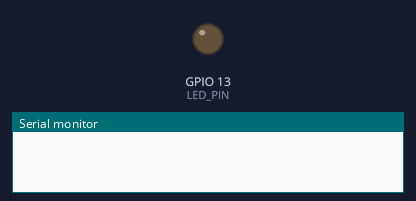
The program below on a simulated ESP32. Shown: output pins drawn as LEDs (lit = HIGH), the last lines printed to the serial monitor. WiFi joins after 1.5 s; servers stay silent unless stated; EEPROM starts erased; not simulated (calls return 0 or success): secrets.h.

Above: at 0.0 s.
At 1.1 s:
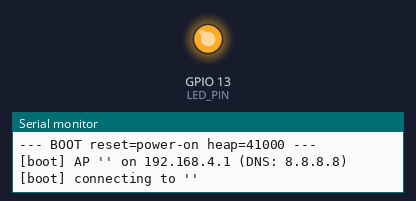
Timing chart, 0 to 3.5 s (numbered marks = the images above):
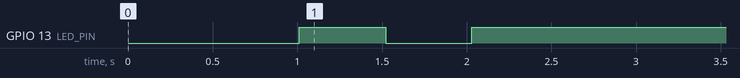

The program:

main.cpp
```cpp
/*
 * WiFi NAT Repeater for ESP32 (Arduino-ESP32 v3.x API)
 *
 * Connects to upstream router as STA, creates a local AP,
 * and forwards traffic using built-in NAPT.
 * Includes ArduinoOTA for remote firmware updates.
 *
 * Status LED (pin 13 on HUZZAH32):
 *   Blinking = trying to connect to upstream
 *   Solid    = connected and repeating
 */
#include <Arduino.h>
#include <WiFi.h>
#include <esp_wifi.h>
#include <esp_system.h>
#include <ArduinoOTA.h>
#include <Preferences.h>

// WiFi credentials live in secrets.h (gitignored) — see secrets.h.example
#include "secrets.h"

static const int LED_PIN = 13;
static bool napt_started = false;
static bool ota_started = false;

// ---- Persistent log ----
static Preferences prefs;
static const int LOG_MAX = 2048;

static void plog(const char* fmt, ...) {
    char buf[256];
    va_list args;
    va_start(args, fmt);
    vsnprintf(buf, sizeof(buf), fmt, args);
    va_end(args);
    Serial.println(buf);

    prefs.begin("log", false);
    String log = prefs.getString("ring", "");
    log += buf;
    log += "\n";
    if (log.length() > LOG_MAX)
        log = log.substring(log.length() - LOG_MAX);
    prefs.putString("ring", log);
    prefs.end();
}

static void print_and_clear_log() {
    prefs.begin("log", false);
    String log = prefs.getString("ring", "");
    if (log.length() > 0) {
        Serial.println("=== SAVED LOG ===");
        Serial.print(log);
        Serial.println("=== END ===");
        prefs.putString("ring", "");
    }
    prefs.end();
}

static const char* reset_reason_str() {
    switch (esp_reset_reason()) {
        case ESP_RST_POWERON:  return "power-on";
        case ESP_RST_SW:       return "software";
        case ESP_RST_PANIC:    return "PANIC/CRASH";
        case ESP_RST_INT_WDT:  return "INT_WATCHDOG";
        case ESP_RST_TASK_WDT: return "TASK_WATCHDOG";
        case ESP_RST_WDT:      return "OTHER_WATCHDOG";
        case ESP_RST_BROWNOUT: return "brownout";
        default:               return "unknown";
    }
}

void setup() {
    Serial.begin(115200);
    delay(1000);

    Serial.printf("\n[repeater] WiFi NAT Repeater (reset: %s, heap: %lu)\n",
        reset_reason_str(), (unsigned long)ESP.getFreeHeap());
    print_and_clear_log();

    pinMode(LED_PIN, OUTPUT);
    plog("--- BOOT reset=%s heap=%lu ---", reset_reason_str(), (unsigned long)ESP.getFreeHeap());

    // v3.x API: AP + STA mode
    WiFi.mode(WIFI_AP_STA);
    WiFi.setAutoReconnect(true);

    // Configure AP with DNS set to 8.8.8.8 (so clients route DNS through NAPT)
    WiFi.AP.begin();
    WiFi.AP.config(
        IPAddress(192, 168, 4, 1),    // local IP
        IPAddress(192, 168, 4, 1),    // gateway
        IPAddress(255, 255, 255, 0),  // subnet
        IPAddress(192, 168, 4, 2),    // DHCP lease start
        IPAddress(8, 8, 8, 8)         // DNS server for clients
    );
    WiFi.AP.create(AP_SSID, AP_PASS);
    plog("[boot] AP '%s' on 192.168.4.1 (DNS: 8.8.8.8)", AP_SSID);

    // Connect to upstream
    WiFi.begin(STA_SSID, STA_PASS);
    plog("[boot] connecting to '%s'", STA_SSID);
}

void loop() {
    static uint32_t last_blink = 0;
    static bool led_state = false;
    static uint32_t last_status = 0;
    static uint8_t prev_clients = 0;

    if (WiFi.status() == WL_CONNECTED) {
        digitalWrite(LED_PIN, HIGH);

        if (!napt_started) {
            plog("[napt] STA IP=%s ch=%d heap=%lu",
                WiFi.localIP().toString().c_str(), WiFi.channel(),
                (unsigned long)ESP.getFreeHeap());
            WiFi.AP.enableNAPT(true);
            napt_started = true;
            plog("[napt] enabled, relay ready");
        }

        if (!ota_started) {
            ArduinoOTA.setHostname("hive-relay");
            ArduinoOTA.begin();
            ota_started = true;
            plog("[ota] ready");
        }

        ArduinoOTA.handle();

        uint8_t clients = WiFi.softAPgetStationNum();
        if (clients != prev_clients) {
            plog("[ap] clients: %d -> %d", prev_clients, clients);
            prev_clients = clients;
        }

        if (millis() - last_status > 30000) {
            plog("[status] heap=%lu clients=%d up=%lus",
                (unsigned long)ESP.getFreeHeap(), clients,
                (unsigned long)(millis() / 1000));
            last_status = millis();
        }
    } else {
        if (napt_started) {
            WiFi.AP.enableNAPT(false);
            plog("[sta] disconnected, NAPT off");
        }
        napt_started = false;
        ota_started = false;

        if (millis() - last_blink > 500) {
            led_state = !led_state;
            digitalWrite(LED_PIN, led_state);
            last_blink = millis();
        }

        static uint32_t last_retry = 0;
        if (millis() - last_retry > 15000) {
            plog("[sta] retrying '%s'", STA_SSID);
            esp_wifi_disconnect();
            delay(100);
            WiFi.begin(STA_SSID, STA_PASS);
            last_retry = millis();
        }
    }

    delay(10);
}
```

Measured:
- by itself, GPIO 13 (LED_PIN): LOW → HIGH at 1.0 s, → LOW 0.51 s later, → HIGH 0.51 s later
